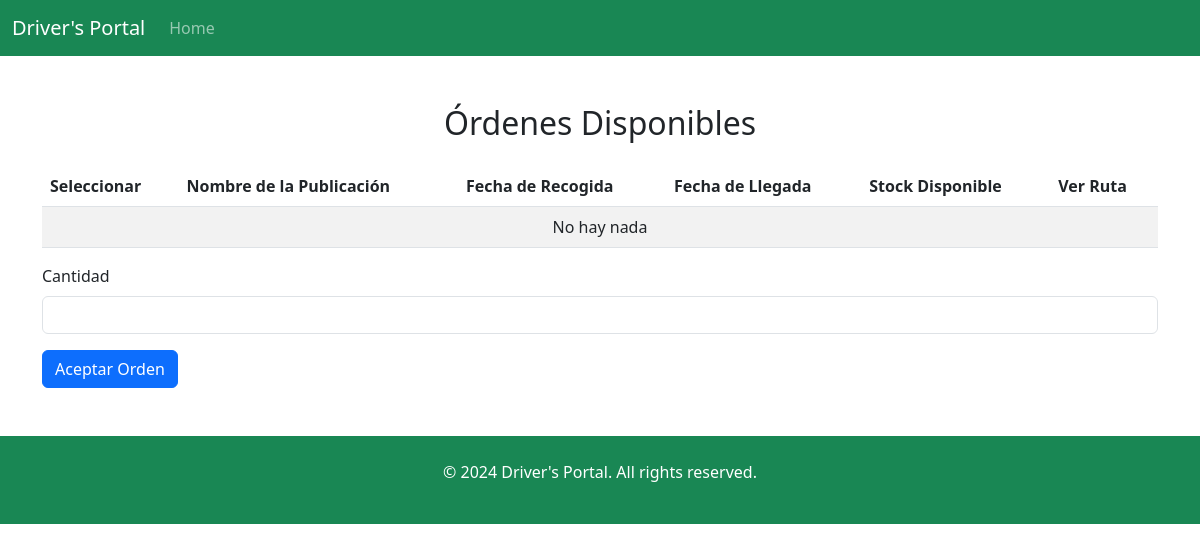
Page /driver/3/available-orders/ on the earlier database version.
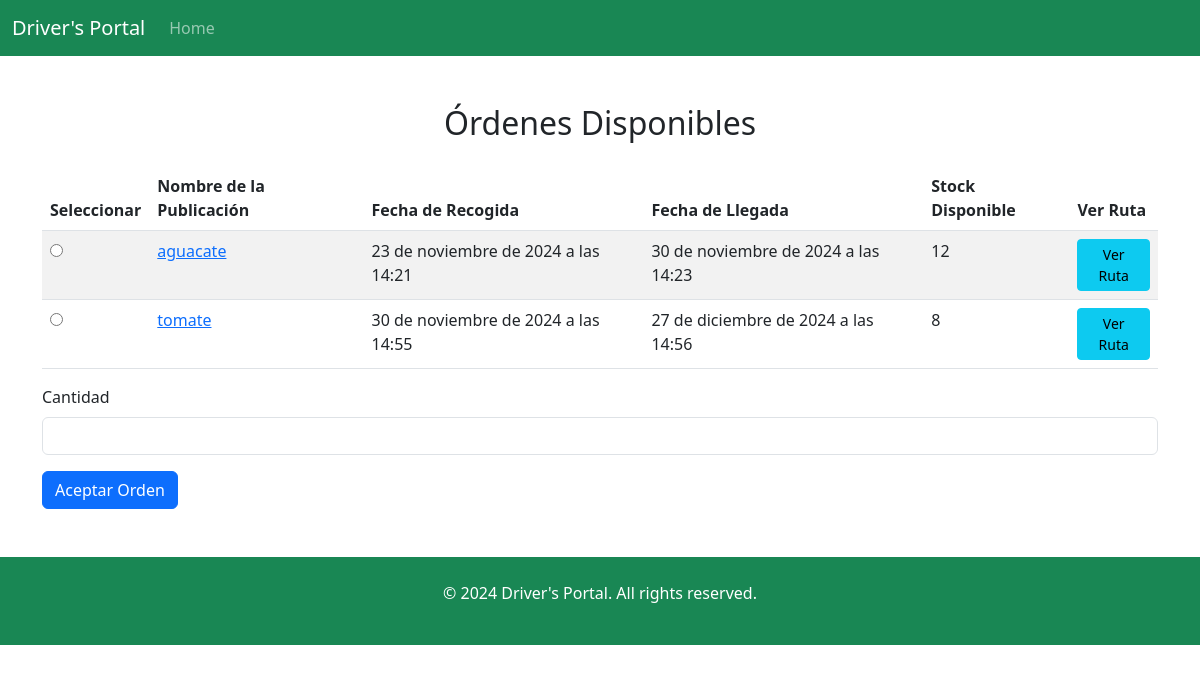
Same page on the later database version.
### pages/models.py (models this page shows)
class Post(models.Model):
    farmer = models.ForeignKey(Farmer, on_delete=models.CASCADE)
    name = models.CharField(max_length=50)
    stock = models.IntegerField()
    delivery_date = models.DateTimeField()
    description = models.CharField(max_length=100)
    fare = models.IntegerField()
    arrival_date = models.DateTimeField()
    Origin = models.CharField(max_length=50)
    Destination = models.CharField(max_length=50)

### pages/views.py (the view, shortened to what this page needs)
# urls.py: path('driver/<int:driver_id>/available-orders/', views.AvailableOrdersView.as_view(), name='available_orders'),
class AvailableOrdersView(View):
    def __init__(self, driver_data_access: DriverDataAccessInterface = DriverDataAccess(), order_data_access: OrderDataAccessInterface = OrderDataAccess()):
        self.driver_data_access = driver_data_access
        self.order_data_access = order_data_access
    def get(self, request, driver_id, *args, **kwargs):
        driver = self.driver_data_access.get_driver(driver_id)
        available_posts = self.order_data_access.get_available_orders()
        return render(request, 'available_orders.html', {'posts': available_posts, 'driver': driver})

### pages/utils.py (called while the page is built)
    def get_available_orders(self):
        now = datetime.now()
        return Post.objects.filter(delivery_date__gte=now, stock__gt=0)

    def get_driver(self, driver_id):
        return get_object_or_404(Driver, pk=driver_id)

### pages/templates/available_orders.html (shortened to what this page needs)
{% load i18n %}
<!DOCTYPE html>
<html lang="en">
<head>
    <link href="https://cdn.jsdelivr.net/npm/bootstrap@5.3.0-alpha1/dist/css/bootstrap.min.css" rel="stylesheet">
</head>
<body>
    <nav class="navbar navbar-expand-lg navbar-dark bg-success">
        <div class="container-fluid">
            <a class="navbar-brand" href="#">Driver's Portal</a>
            <div class="collapse navbar-collapse" id="navbarNav">
                <ul class="navbar-nav">
                    <li class="nav-item">
                        <a class="nav-link" href="{% url 'driver_homepage' driver.id %}">{% trans "Home" %}</a>
                    </li>
                </ul>
            </div>
        </div>
    </nav>
    <div class="container py-5">
        <h2 class="text-center mb-4">{% trans "Órdenes Disponibles" %}</h2>
        <div class="table-responsive">
            <form method="post">
                <table class="table table-striped">
                    <thead>
                        <tr>
                            <th>{% trans "Seleccionar" %}</th>
                            <th>{% trans "Nombre de la Publicación" %}</th>
                            <th>{% trans "Fecha de Recogida" %}</th>
                            <th>{% trans "Fecha de Llegada" %}</th>
                            <th>{% trans "Stock Disponible" %}</th>
                            <th>{% trans "Ver Ruta" %}</th>
                        </tr>
                    </thead>
                    <tbody>
                        {% for post in posts %}
                        <tr>
                            <td>
                                <input type="radio" name="post_id" value="{{ post.id }}" required>
                            </td>
                            <td><a href="{% url 'show_post' post.id %}">{{ post.name }}</a></td>
                            <td>{{ post.delivery_date }}</td>
                            <td>{{ post.arrival_date }}</td>
                            <td>{{ post.stock }}</td>
                            <td>
                                <a href="{% url 'route_map' driver.id post.id %}" class="btn btn-info btn-sm">{% trans "Ver Ruta" %}</a>
                            </td>
                        </tr>
                        {% empty %}
                        <tr>
                            <td colspan="6" class="text-center">{% trans "No hay nada" %}</td>
                        </tr>
                        {% endfor %}
                    </tbody>
                </table>
                <div class="mb-3">
                    <label for="amount" class="form-label">{% trans "Cantidad" %}</label>
                    <input type="number" class="form-control" id="amount" name="amount" min="1" required>
                </div>
                <button type="submit" class="btn btn-primary">{% trans "Aceptar Orden" %}</button>
            </form>
        </div>
    </div>
    <footer class="bg-success text-white text-center py-4">
        <p>&copy; 2024 Driver's Portal. All rights reserved.</p>
    </footer>
</body>
</html>

Differences in the rows shown:
added Post: name "aguacate", delivery_date "23 de noviembre de 2024 a las 14:21", arrival_date "30 de noviembre de 2024 a las 14:23", stock "12"
added Post: name "tomate", delivery_date "30 de noviembre de 2024 a las 14:55", arrival_date "27 de diciembre de 2024 a las 14:56", stock "8"
Other differences:
text no longer shown: "No hay nada"
